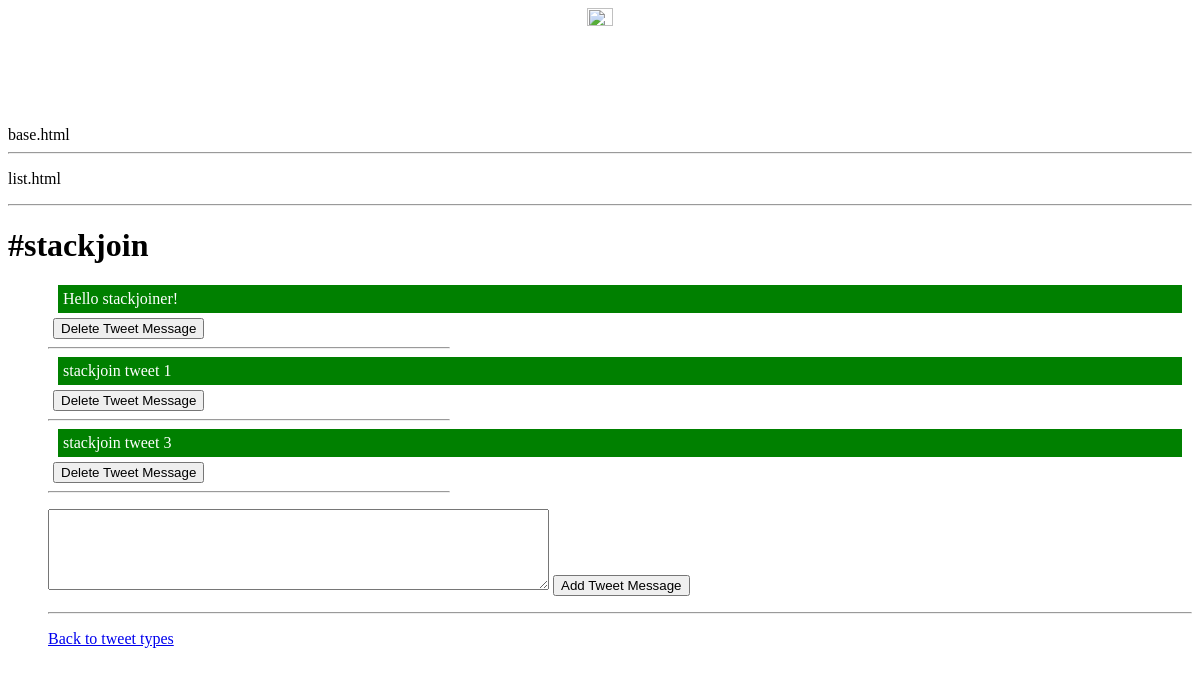
/27, run on an earlier commit of the app's database.
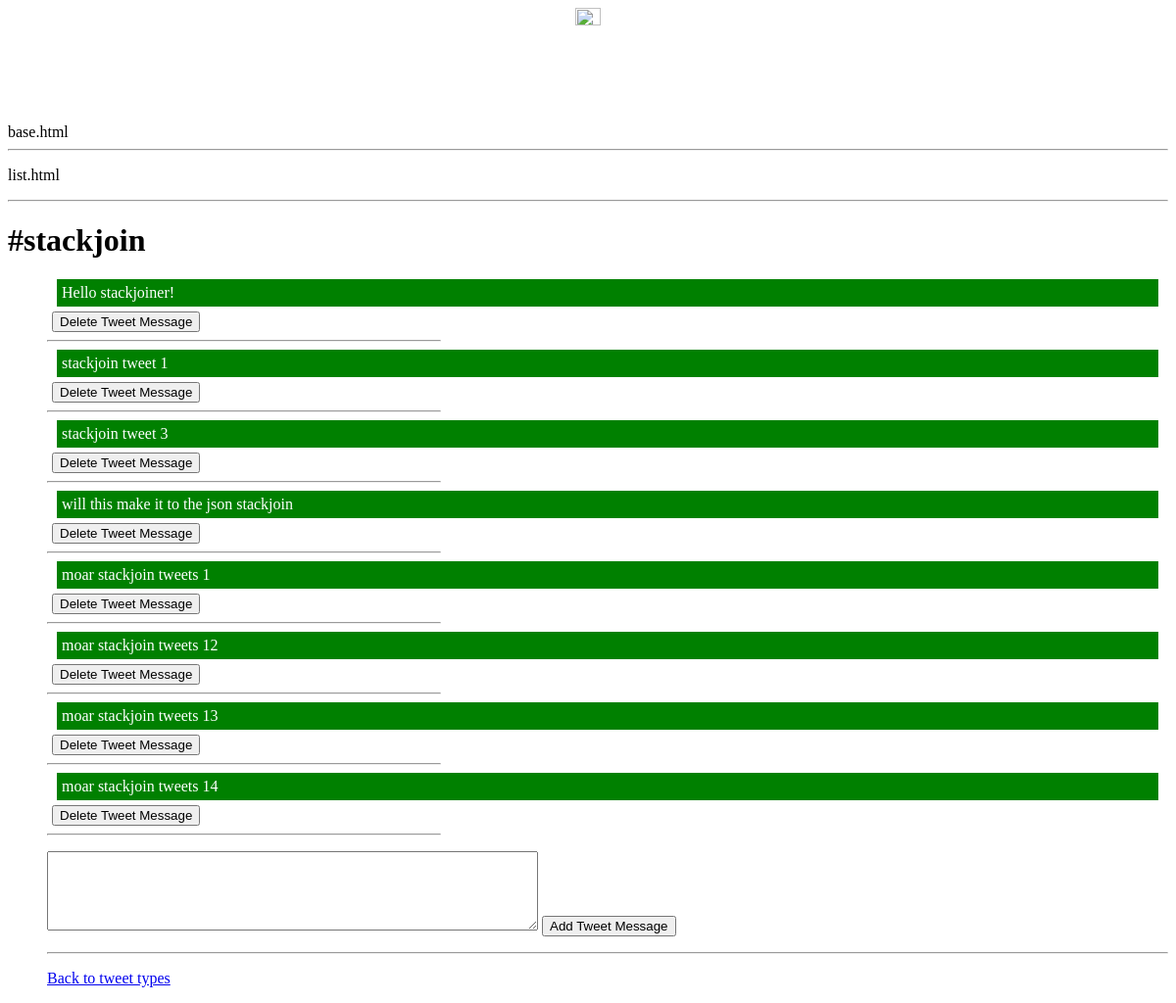
And on a later commit of the database.
### main/models.py (models this page shows, shortened)
class ToDoList(models.Model):
    name = models.CharField(max_length=200)

class Item(models.Model):
    todolist = models.ForeignKey(ToDoList, on_delete=models.CASCADE)
    text = models.CharField(max_length=300)
    complete = models.BooleanField()

### main/views.py (the view, shortened to what this page needs)
# urls.py: path("<int:id>",views.todolist_display,name="index"),
def todolist_display(response, id):
    if id == 25:
        tweet_type = "stackchain"
    elif id == 26:
        tweet_type = "stackchaintip"
    else:
        tweet_type = "stackjoin"
    ls = ToDoList.objects.get(id=id)
    return render(response, "main/todolist_display.html", {"ls":ls})

### main/templates/main/todolist_display.html (shortened to what this page needs)
{% extends 'main/base.html' %}
{% block content %}
<p>list.html</p><hr>
    <h1>{{ls.name}}</h1>
    <form method="post" action="#">
    <ul>
    {% for item in ls.item_set.all %}
            <div style="margin:5px;">
            <div style="margin:5px 5px; padding:5px; background-color: green; color:white;">{{item.text|linebreaksbr}}</div>
            <button type="submit", name="deleteItem", value="{{item.id}}">Delete Tweet Message</button>
            </div>
            <hr style="width:35%;" align="left">
    {% endfor %}
    <p>
    <textarea type="text", name="new" rows="5" cols="60" maxlength="280"></textarea>
    <button type="submit", name="newItem", value="newItem">Add Tweet Message</button>
    </p>
    <hr>
    <p><a href="/">Back to tweet types</a></p>
{% endblock%}

### main/templates/main/base.html (shortened to what this page needs)
<html>
<head>
</head>
<body>
    <div>
        <center><img src="https://pleblira.s3.amazonaws.com/mascot.jpeg" style="width:15%;"></center>
    </div>
    base.html
   <hr>
        {% block content %}
        {% endblock %}
</body>
</html>

What changed in the data, as far as the page shows it:
added Item: text "will this make it to the json stackjoin", {{ item.id }} 65 (drawn)
added Item: text "moar stackjoin tweets 1", {{ item.id }} 66 (drawn)
added Item: text "moar stackjoin tweets 12", {{ item.id }} 67 (drawn)
added Item: text "moar stackjoin tweets 13", {{ item.id }} 68 (drawn)
added Item: text "moar stackjoin tweets 14", {{ item.id }} 69 (drawn)
